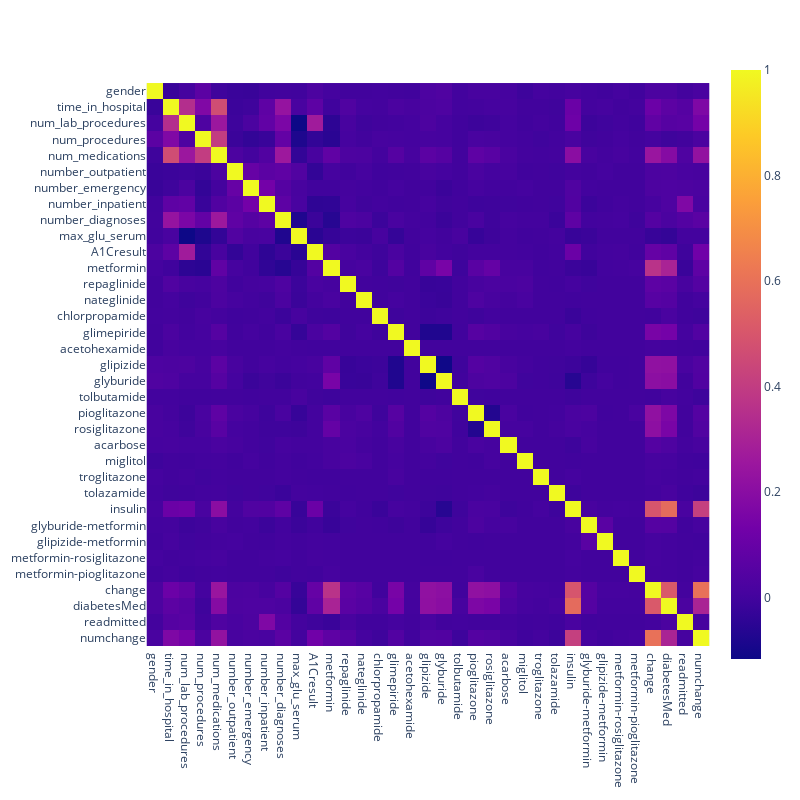

Source (notebook cell):
### Code cell
px.imshow(newdf_corr,  width=800, height=800)

### Figure 1 — Plotly figure (JSON) as saved in the notebook; plotly's stock layout.template omitted (floating-point values rounded to 4 significant figures; data arrays with more than 128 entries replaced by an {"elided": "..."} marker saying what was removed)
{"data": [{"coloraxis": "coloraxis", "hovertemplate": "x: %{x}<br>y: %{y}<br>color: %{z}<extra></extra>", "type": "heatmap", "x": ["gender", "time_in_hospital", "num_lab_procedures", "num_procedures", "num_medications", "number_outpatient", "number_emergency", "number_inpatient", "number_diagnoses", "max_glu_serum", "A1Cresult", "metformin", "repaglinide", "nateglinide", "chlorpropamide", "glimepiride", "acetohexamide", "glipizide", "glyburide", "tolbutamide", "pioglitazone", "rosiglitazone", "acarbose", "miglitol", "troglitazone", "tolazamide", "insulin", "glyburide-metformin", "glipizide-metformin", "metformin-rosiglitazone", "metformin-pioglitazone", "change", "diabetesMed", "readmitted", "numchange"], "y": ["gender", "time_in_hospital", "num_lab_procedures", "num_procedures", "num_medications", "number_outpatient", "number_emergency", "number_inpatient", "number_diagnoses", "max_glu_serum", "A1Cresult", "metformin", "repaglinide", "nateglinide", "chlorpropamide", "glimepiride", "acetohexamide", "glipizide", "glyburide", "tolbutamide", "pioglitazone", "rosiglitazone", "acarbose", "miglitol", "troglitazone", "tolazamide", "insulin", "glyburide-metformin", "glipizide-metformin", "metformin-rosiglitazone", "metformin-pioglitazone", "change", "diabetesMed", "readmitted", "numchange"], "z": {"elided": "35x35 float values"}}], "layout": {"coloraxis": {"colorscale": [[0, "#0d0887"], [0.1111, "#46039f"], [0.2222, "#7201a8"], [0.3333, "#9c179e"], [0.4444, "#bd3786"], [0.5556, "#d8576b"], [0.6667, "#ed7953"], [0.7778, "#fb9f3a"], [0.8889, "#fdca26"], [1, "#f0f921"]]}, "height": 800, "margin": {"t": 60}, "width": 800, "xaxis": {"constrain": "domain", "scaleanchor": "y"}, "yaxis": {"autorange": "reversed", "constrain": "domain"}}}
